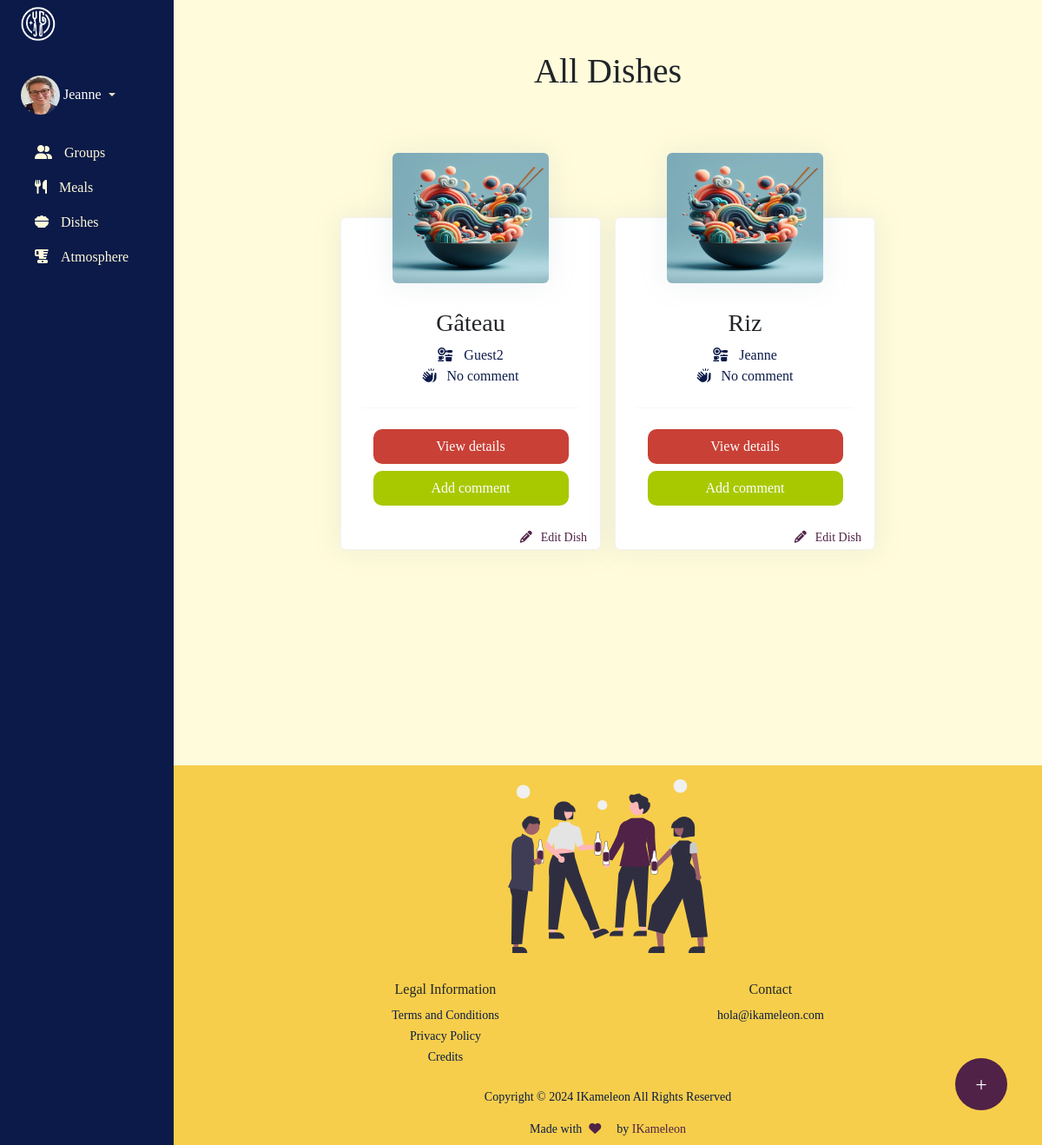
Screenshot of /en/meals/all-dishes (signed in) with the database file from the repository.
### users/models.py (models this page shows, shortened)
class CustomUser(AbstractUser):
    AVATAR = (
        ('1', '1'),
        ('2', '2'),
        ('3', '3'),
        ('4', '4'),
        ('5', '5'),
        ('6', '6'),
        ('7', '7'),
        ('8', '8'),
        ('9', '9'),
    )
    id = models.UUIDField(default = uuid4, editable = False, primary_key=True)
    email = models.EmailField(unique=True)
    is_mail_visible = models.BooleanField(default=False)
    is_name_visible = models.BooleanField(default=False)
    pseudo = models.CharField(max_length=255, null=False, blank="False", default="Anonymous")
    avatar_color = models.CharField(max_length=255, default="#ec6a52", null=True)
    bio = models.CharField(max_length=500, null=True, blank="True")
    profile_pic = models.ImageField(blank=True, null=True, upload_to=path_and_rename)
    is_rgpd = models.BooleanField(default=False)
    email_is_verified = models.BooleanField(default=False)
    is_guest = models.BooleanField(default=False)
    slug = models.SlugField(max_length=255, unique= True, default=None, null=True)
    created_at = models.DateTimeField(auto_now_add=True)
    updated_at = models.DateTimeField(auto_now=True)
    def __str__(self):
        return self.pseudo

### meals/models.py (models this page shows, shortened)
class Dish(models.Model):
    id = models.UUIDField(default = uuid4, editable = False, primary_key=True)
    name=models.CharField(max_length=100, blank=False, null=False)
    chef=models.ManyToManyField(User, blank=True)
    picture=models.ImageField(upload_to=path_and_rename, blank=True, null=True)
    created_at=models.DateTimeField(auto_now_add=True)
    updated_at=models.DateTimeField(auto_now=True)
    group = models.ForeignKey(CustomGroup, on_delete=models.CASCADE, related_name="dishes")
    slug = models.SlugField(max_length=255, unique= True, default=None, null=True)
    def averagereview(self):
        if Comment.objects.filter(dish=self).exists():
            comments = Comment.objects.filter(dish=self).aggregate(average=Avg('rating'))
            avg=0
            if ["average"] is not None:
                avg=float(comments["average"])
            return avg

### meals/views.py (the view)
# urls.py: path(_('all-dishes'), all_dishes, name="all-dishes"),
@login_required
def all_dishes(request):
    groups = get_groups(request.user)
    if groups is None:
        return redirect('all-groups')
    else:
        for group in groups:
            dishes = Dish.objects.filter(group__members__id__contains = request.user.id).distinct()
            dishes = dishes.annotate(
            has_commented=Count('dish_comments', filter=Q(dish_comments__author=request.user))
    )
        context={
            'dishes':dishes
        }
        return render(request, "meals/all-dishes.html", context=context)

### dashboard/context_processors.py (called while the page is built)
def get_groups(request):
    if request.user.is_authenticated:
        groups = CustomGroup.objects.filter(members__id__contains=request.user.id)
        nb_of_groups = len(groups)
        if nb_of_groups == 0:
            groups = None
        elif nb_of_groups >= 1:
            groups = groups
        context = {'groups': groups}
    else:
        groups = None
        context = {'groups':groups}
    return context

### meals/views.py (called while the page is built)
def get_groups(user):
    groups = CustomGroup.objects.filter(members__id__contains=user.id)
    nb_of_groups = len(groups)
    if nb_of_groups == 0:
        group = None
    elif nb_of_groups >= 1:
        group = groups
    return group

### meals/templates/meals/all-dishes.html
{% extends "dashboard/base.html" %}
{% load i18n static %}
{% block content %}
<h1 class="mt-2 mb-5 text-center">
{% if group.name %}
  {% trans "Dishes of" %} {{group.name}}
{% else %}
  {% trans 'All Dishes' %}
{% endif %}
</h1>
<div class="d-flex mt-5 pt-5 justify-content-center flex-wrap ">
  {% for dish in dishes %}
    <div class="card card-recipe shadow mx-2">
      <div class="row justify-content-center">
        <div class="col-lg-3 order-lg-2">
          <a href="{% url 'dish-detail' dish.slug %}">
          <div class="card-recipe-image">
            {% if dish.picture %}
              <img src="{{ dish.picture.url }}">
            {% else %}
            <img src="{% static 'assets/img/illustrations/dish_default.jpeg' %}" alt="Dish picture"  >
            {% endif %}
          </div>
          </a>
        </div>
      </div>
      <div class="card-body pt-0 pt-md-4">
        <div class="text-center">
          <h3>
            {{dish.name}}
          </h3>
          <div class="darkest-color">
            <i class="fa-solid fa-kitchen-set me-2"></i>
            {% if dish.chef.all%}
              {% for chef in dish.chef.all %}
                {{chef}}
              {% endfor %}
            {% else %}
              {% trans 'Nobody cooked ' %} ?
            {% endif %}
          </div>
          <div class="darkest-color">
            <i class="fa-solid fa-hands-clapping me-2"></i>
            {% if dish.averagereview %}
              {{dish.averagereview}}
            {% else %}
              {% trans 'No comment' %}
            {% endif %}
          </div>
          <hr class="my-4">
          <div class="d-flex flex-column align-items-center">
          <a class="btn-wide btn-mid-color mb-2" href={% url 'dish-detail' dish.slug %}>{% trans 'View details' %}</a>
          {% if dish.has_commented %}
            {% for comment in dish.dish_comments.all %}
              {% if comment.author == request.user %}
                <a class="btn-wide btn-brand-color" href="{% url 'edit-comment' comment.id %}">{% trans 'Edit you comment' %}</a>
              {% endif %}
            {% endfor%}
          {% else %}
            <a class="btn-wide btn-brand-color" href="{% url 'add-comment' dish.slug %}">{% trans 'Add comment' %}</a>
          {% endif %}
          </div>
        </div>
      </div>
      <div class="edit-button">
              <a href="{% url 'edit-dish'  dish.slug%}" class="dark-color small"><i class="fa fa-pencil"></i>{% trans 'Edit Dish' %}</a>
          </div>
    </div>
  {% endfor %}
</div>
<a href="{% url 'add-dish' %}">
<div class="kfloat" data-bs-toggle="tooltip" title="{% trans 'Add Dish' %}">
<div class="my-float">+</div>
</div>
</a>
{% endblock %}

### dashboard/templates/dashboard/includes/sidebar.html (shortened to what this page needs)
{% load i18n static avatar %}
<div id="sidebar" class="col-12 col-sm-3 col-xl-2 px-sm-2 px-0 bg-dark d-flex sticky-top">
  <div  class="d-flex flex-sm-column flex-row flex-grow-1 align-items-center align-items-sm-start px-3 py-2 text-white order-1">
      <a href="/" class="d-flex align-items-center pb-sm-3 mb-md-0 me-md-auto text-white text-decoration-none">
          <img id="sidebar-logo" src="{% static 'assets/img/logo-blanc.png' %}" />
      </a>
      <div class="dropdown py-sm-4  ms-auto ms-sm-0 flex-shrink-1 order-3 order-md-2">
          <a href="#" class="d-flex align-items-center text-white text-decoration-none dropdown-toggle" id="dropdownUser1" data-bs-toggle="dropdown" aria-expanded="false">
              {% if request.user.profile_pic %}
                <span class="user-img"><img class="rounded-circle" src="{{ request.user.profile_pic.url }} "width="45" height="45" alt="profile_pic"></span>
              {% else %}
                  <span class="user-img">{{ request.user|avatar }}</span>
              {% endif %}
              <span class="d-none d-sm-inline mx-1">{{user.pseudo}}</span>
          </a>
      </div>
      <div id="accordian" class="order-2 order-md-3 flex-shrink-1 flex-sm-grow-0 flex-grow-1">
      <ul class="mobile-drop nav nav-pills flex-sm-column flex-row flex-nowrap flex-shrink-1 flex-sm-grow-0 flex-grow-1 mb-sm-auto mb-0 justify-content-center align-items-center align-items-sm-start order-2" id="menu">
          <li class="subnav">
              <a href="#" class="nav-link lightest-color second-level">
                  <i class="fa-solid fa-user-group"></i><span class="ms-1 d-none d-sm-inline">{% trans 'Groups' %}</span>
              </a>
          </li>
          <li class="subnav">
            <a href="#" class="nav-link lightest-color" >
              <i class="fa-solid fa-utensils"></i><span class="ms-1 d-none d-sm-inline">{% trans 'Meals' %}</span>
            </a>
        </li>
           <li class="subnav">
              <a href="#" class="nav-link  lightest-color" >
                <i class="fa-solid fa-bowl-food"></i><span class="ms-1 d-none d-sm-inline">{% trans 'Dishes' %}</span>
              </a>
          </li>
          <li class="subnav">
              <a href="#" class="nav-link  lightest-color" >
                <i class="fa-solid fa-blender"></i><span class="ms-1 d-none d-sm-inline">{% trans 'Atmosphere' %}</span>
              </a>
          </li>
      </ul>
      </div>
  </div>
</div>

### static/assets/css/main.css (style rules this page uses)
:root { --brand-color: #a8c900; --darkest-color: #0b1a48; --dark-color: #502247; --mid-color: #c94036; --light-color:#eee0c8 ; --joy-color: #f6ce4b; --lightest-color: #fffbdb; }
body { font-family: 'Poppins'; background-color: var(--lightest-color); }
h1, h2, h3, h4 { font-family: 'OpenDyslexic'; }
a, a:hover { text-decoration: none; }
.dark-color { color: var(--dark-color); }
.darkest-color { color: var(--darkest-color); }
.lightest-color { color: var(--lightest-color); }
.dropdown-toggle::after { border-top-color: var(--light-color)!important; }
.btn-wide { width: 90%; padding:8px 20px; border-radius:10px; }
.btn-brand-color { background-color: var(--brand-color); color:white; }
.btn-mid-color { background-color: var(--mid-color); color:white; }

### static/assets/css/dashboard.css (style rules this page uses)
#sidebar { background-color: var(--darkest-color) !important; }
img#sidebar-logo { width:40px; }
#accordian { width: 250px; }
i { margin-right: 10px; }
#accordian li { list-style-type: none; }
.card-recipe { width:300px; margin-bottom:150px; }
hr { margin-top: 2rem; margin-bottom: 2rem; border: 0; border-top: 1px solid rgba(0, 0, 0, .1); }
.card { position: relative; display: flex; flex-direction: column; min-width: 0; word-wrap: break-word; border: 1px solid rgba(0, 0, 0, .05); border-radius: .375rem; background-color: #fff; background-clip: border-box; }
.card-body { padding: 1.5rem 1.5rem 50px; flex: 1 1 auto; }
.rounded-circle { border-radius: 50% !important; }
.shadow, .card-recipe-image img { box-shadow: 0 0 2rem 0 rgba(136, 152, 170, .15) !important; }
.card-recipe-image { position: relative; }
.card-recipe-image img { position: absolute; left: 50%; height:150px; width: 180px; transition: all .15s ease; transform: translate(-50%, -50%); border-radius: .375rem; }
.card-recipe .card-body { margin-top:80px; }
.edit-button { padding-top: 20px; position:absolute; bottom:2px; right: 15px; }
.kfloat { position:fixed; display:flex; width:60px; height:60px; bottom:40px; right:40px; background-color: var(--dark-color); color:#FFF; border-radius:50px; justify-content: center; align-items: center; }
.my-float { margin:0 !important; }

### static/assets/css/classifieds.css (style rules this page uses)
.my-float { font-size:24px; margin-top:10px; }

### rows the page displays
CustomUser: user.profile_pic (picture), pseudo "Jeanne"
Dish: name "Gâteau"
CustomUser: pseudo "Guest2"
Dish: name "Riz"
